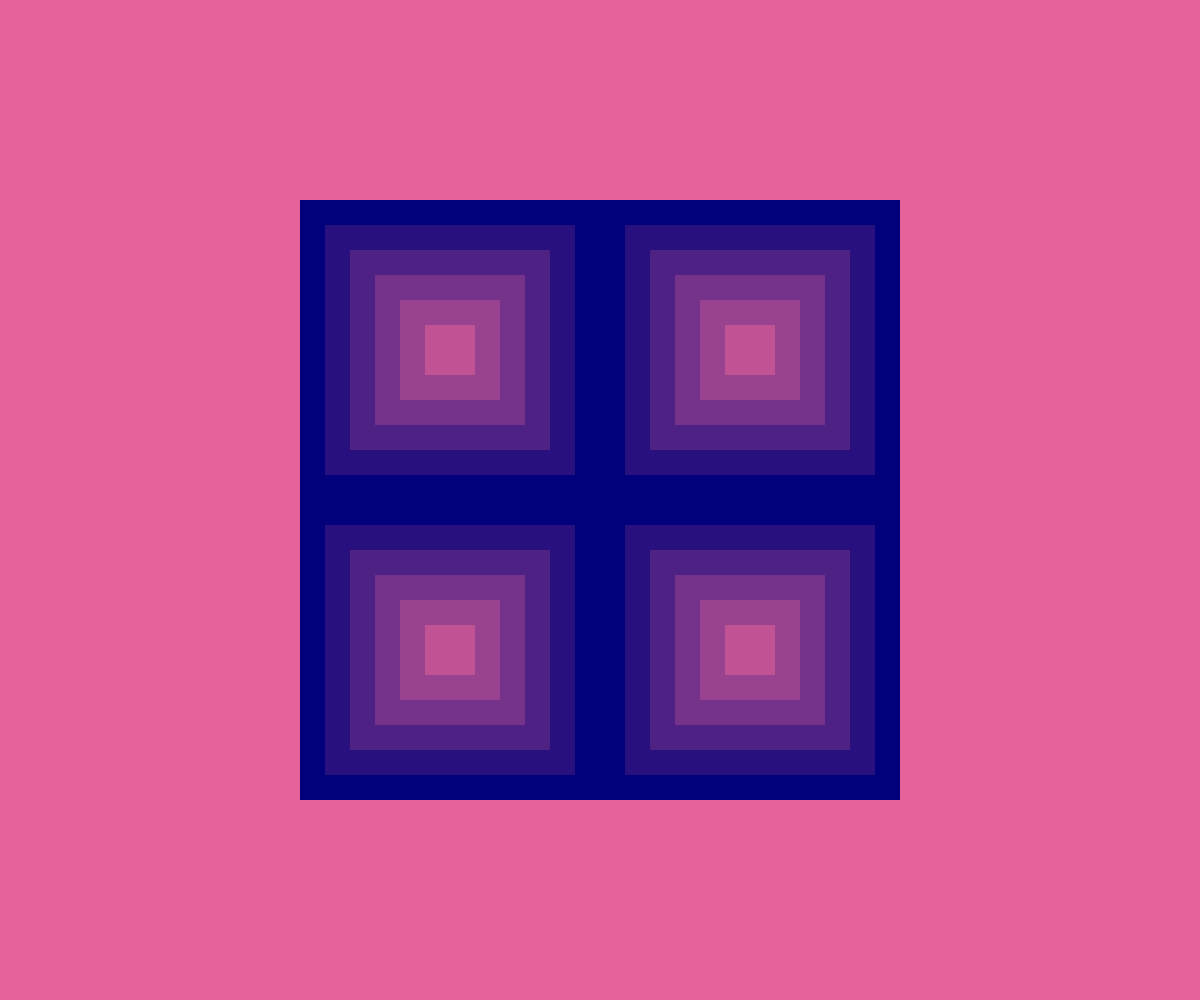
Frame 1 (no input)
Frame 60 (no input): identical to frame 1, image omitted
Frame 120 (the mouse pressed at the canvas centre since frame 60): identical to frame 1, image omitted

The p5.js sketch that drew this single still picture (run headless with seeded random() and noise() and a simulated clock; from frame 60 on, the mouse is pressed at the canvas centre):

// p5.js sketch
// ── sketch.js
let colors = [];
const numCol = 10;
const numRow = 10;

const maxWidth = 300;
let width = 300;

function lerpSquare(posX, posY, colorFrom, colorTo) {
  const step = 6;

  for (let x = 0; x <= step; x++) {
    const inter = lerpColor(colorFrom, colorTo, x / step);
    fill(inter);
    square(posX, posY, (width / step) * (step - x));
  }
}

function setup() {
  createCanvas(windowWidth, windowHeight);

  const idealWidth = (0.9 * Math.min(windowWidth, windowHeight)) / 2;
  width = Math.min(idealWidth, maxWidth);
}

function windowResized() {
  resizeCanvas(windowWidth, windowHeight);

  const idealWidth = (0.9 * Math.min(windowWidth, windowHeight)) / 2;
  width = Math.min(idealWidth, maxWidth);
}

function draw() {
  rectMode(CENTER);
  noStroke();
  background('#E56399');

  const innerColorTo = color('#E56399');
  const innerColorFrom = color('#02007A');

  lerpSquare(
    windowWidth / 2 - width / 2,
    windowHeight / 2 + width / 2,
    innerColorFrom,
    innerColorTo
  );
  lerpSquare(
    windowWidth / 2 + width / 2,
    windowHeight / 2 + width / 2,
    innerColorFrom,
    innerColorTo
  );
  lerpSquare(
    windowWidth / 2 - width / 2,
    windowHeight / 2 - width / 2,
    innerColorFrom,
    innerColorTo
  );
  lerpSquare(
    windowWidth / 2 + width / 2,
    windowHeight / 2 - width / 2,
    innerColorFrom,
    innerColorTo
  );
}
